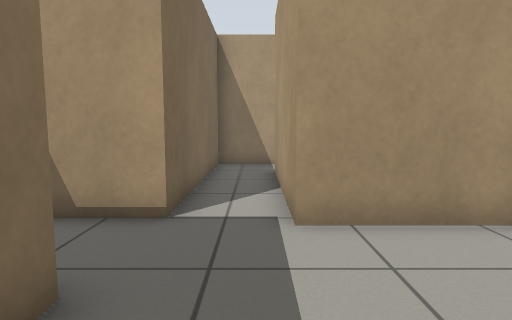
view 1 (above)

12 first-person views from a walk through a Gazebo world. The camera is 0.78 m above the floor, tilts 6° down and sees 75° across. The floor is counted in squares, 0.5 m on a side. Each view is taken from the middle of a square. On the plan, view 1 faces up. The plan holds only what a view shows up to about 16 squares ahead; the rest is blank.

view 2
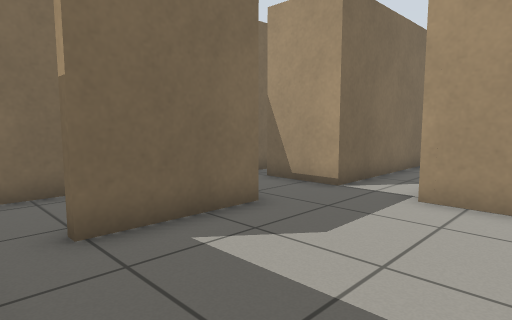

view 3
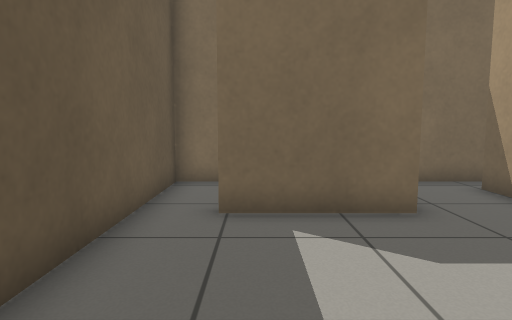

view 4
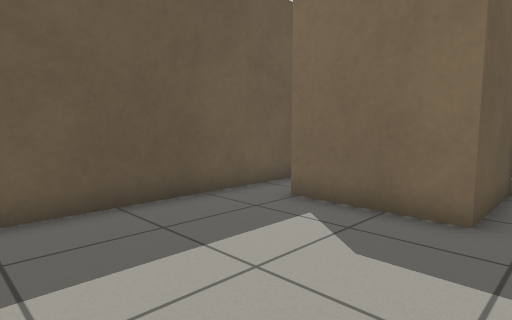

view 5
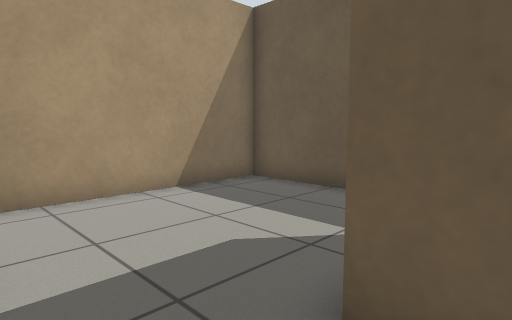

view 6
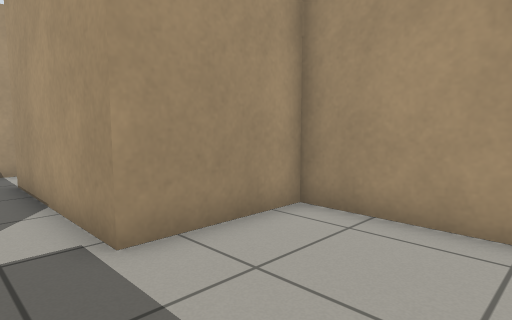

view 7
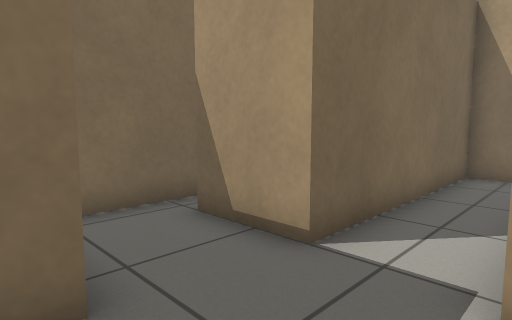

view 8
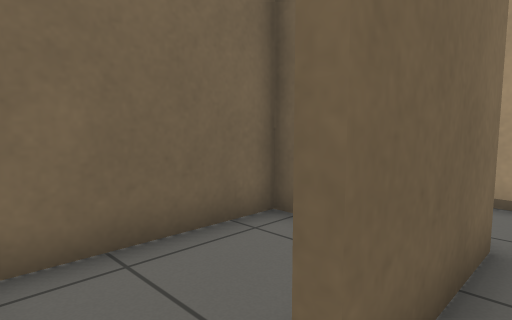

view 9
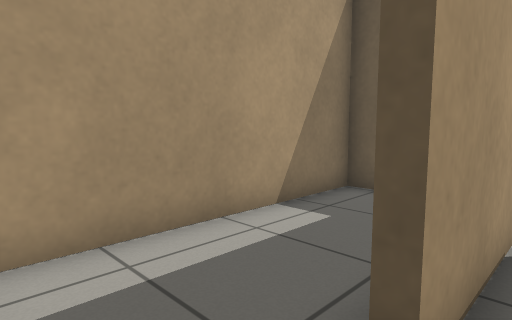

view 10
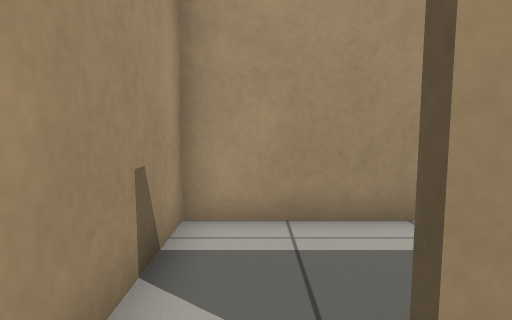

view 11
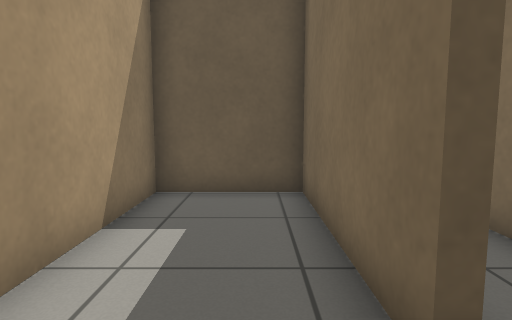

view 12
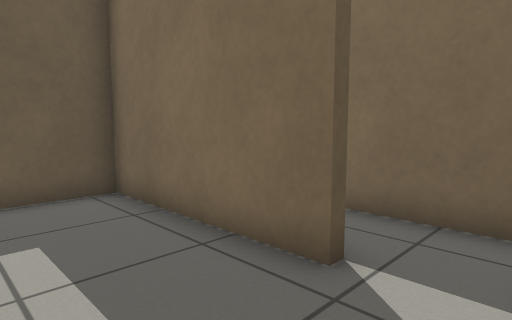

### Floor plan
Points are (right, up) in squares from view 1. A wall is a line through its corners. A room is listed if a view was taken in it or the views show most of it. See-through windows are left out.
Room 1 (views 1, 2, 3, 4, 5, 6, 7, 8, 9, 10)
walls: (-2.4, -2.2) (4.3, -2.2) (4.3, 5.1) (0.6, 5.1) (0.6, 11.1); (-5.1, 6.8) (-5.1, 2.8) (-1.8, 2.8) (-1.8, -0.8); (0.4, 13.2) (-1.5, 13.2) (-1.5, 5.5) (-4, 5.5)
ways out: opening at (1, 12.5) to room 2; opening at (-2, -1.5) to room 3; gap at (-4, 6)
Room 2 (views 11, 12)
walls: (0.6, 11.1) (0.9, 11.1) (0.9, 5.4) (4.3, 5.4) (4.3, 13.2) (0.4, 13.2)
ways out: opening at (1, 12.5) to room 1
Room 3 (no view inside)
walls: (-5.1, 2.5) (-5.1, -2.2) (-2.4, -2.2)
ways out: opening at (-2, -1.5) to room 1

Positions as (right, up) in squares from view 1, and headings:
1: (0, 0), facing up
2: (3, -2), facing up-left
3: (4, 0), facing left
4: (4, 4), facing down-left
5: (-3, 5), facing down-right
6: (-1, 1), facing up-right
7: (1, 2), facing up-left
8: (-1, -2), facing up-left
9: (0, 13), facing down-right
10: (-1, 12), facing right
11: (2, 13), facing down
12: (4, 13), facing down-left
